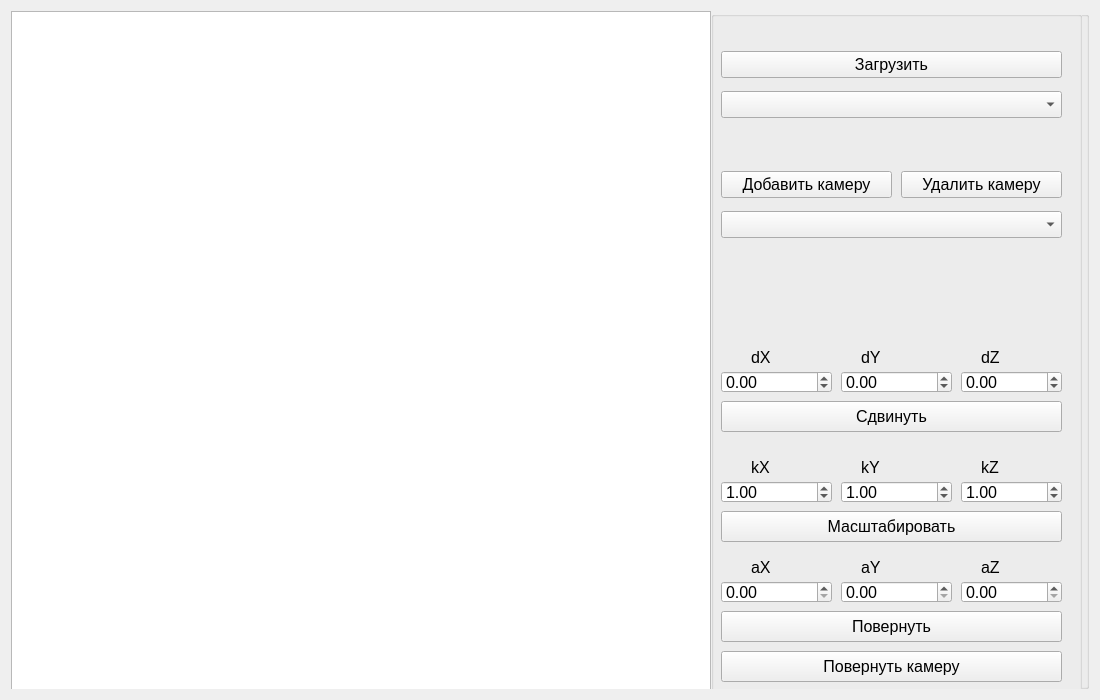
<?xml version="1.0" encoding="UTF-8"?>
<ui version="4.0">
 <class>Widget</class>
 <widget class="QWidget" name="Widget">
  <property name="geometry">
   <rect>
    <x>0</x>
    <y>0</y>
    <width>1100</width>
    <height>700</height>
   </rect>
  </property>
  <property name="windowTitle">
   <string>Widget</string>
  </property>
  <layout class="QGridLayout" name="gridLayout">
   <item row="0" column="0">
    <widget class="QGroupBox" name="groupBox">
     <property name="title">
      <string/>
     </property>
     <widget class="QGroupBox" name="groupBox_2">
      <property name="geometry">
       <rect>
        <x>700</x>
        <y>0</y>
        <width>371</width>
        <height>700</height>
       </rect>
      </property>
      <property name="autoFillBackground">
       <bool>true</bool>
      </property>
      <property name="title">
       <string/>
      </property>
      <widget class="QPushButton" name="loadButton">
       <property name="geometry">
        <rect>
         <x>10</x>
         <y>40</y>
         <width>341</width>
         <height>27</height>
        </rect>
       </property>
       <property name="font">
        <font>
         <pointsize>12</pointsize>
        </font>
       </property>
       <property name="text">
        <string>Загрузить</string>
       </property>
      </widget>
      <widget class="QPushButton" name="addButton">
       <property name="geometry">
        <rect>
         <x>10</x>
         <y>160</y>
         <width>171</width>
         <height>27</height>
        </rect>
       </property>
       <property name="font">
        <font>
         <pointsize>12</pointsize>
        </font>
       </property>
       <property name="text">
        <string>Добавить камеру</string>
       </property>
      </widget>
      <widget class="QPushButton" name="deleteButton">
       <property name="geometry">
        <rect>
         <x>190</x>
         <y>160</y>
         <width>161</width>
         <height>27</height>
        </rect>
       </property>
       <property name="font">
        <font>
         <pointsize>12</pointsize>
        </font>
       </property>
       <property name="text">
        <string>Удалить камеру</string>
       </property>
      </widget>
      <widget class="QComboBox" name="modelBox">
       <property name="geometry">
        <rect>
         <x>10</x>
         <y>80</y>
         <width>341</width>
         <height>27</height>
        </rect>
       </property>
       <property name="font">
        <font>
         <pointsize>12</pointsize>
        </font>
       </property>
      </widget>
      <widget class="QComboBox" name="cameraBox">
       <property name="geometry">
        <rect>
         <x>10</x>
         <y>200</y>
         <width>341</width>
         <height>27</height>
        </rect>
       </property>
       <property name="font">
        <font>
         <pointsize>12</pointsize>
        </font>
       </property>
      </widget>
      <widget class="QPushButton" name="moveButton">
       <property name="geometry">
        <rect>
         <x>10</x>
         <y>390</y>
         <width>341</width>
         <height>31</height>
        </rect>
       </property>
       <property name="font">
        <font>
         <pointsize>12</pointsize>
        </font>
       </property>
       <property name="text">
        <string>Сдвинуть</string>
       </property>
      </widget>
      <widget class="QDoubleSpinBox" name="dxBox">
       <property name="geometry">
        <rect>
         <x>10</x>
         <y>360</y>
         <width>111</width>
         <height>22</height>
        </rect>
       </property>
       <property name="font">
        <font>
         <pointsize>12</pointsize>
        </font>
       </property>
       <property name="minimum">
        <double>-400.000000000000000</double>
       </property>
       <property name="maximum">
        <double>400.000000000000000</double>
       </property>
      </widget>
      <widget class="QDoubleSpinBox" name="dyBox">
       <property name="geometry">
        <rect>
         <x>130</x>
         <y>360</y>
         <width>111</width>
         <height>22</height>
        </rect>
       </property>
       <property name="font">
        <font>
         <pointsize>12</pointsize>
        </font>
       </property>
       <property name="minimum">
        <double>-400.000000000000000</double>
       </property>
       <property name="maximum">
        <double>400.000000000000000</double>
       </property>
      </widget>
      <widget class="QDoubleSpinBox" name="dzBox">
       <property name="geometry">
        <rect>
         <x>250</x>
         <y>360</y>
         <width>101</width>
         <height>22</height>
        </rect>
       </property>
       <property name="font">
        <font>
         <pointsize>12</pointsize>
        </font>
       </property>
       <property name="minimum">
        <double>-400.000000000000000</double>
       </property>
       <property name="maximum">
        <double>400.000000000000000</double>
       </property>
      </widget>
      <widget class="QLabel" name="label">
       <property name="geometry">
        <rect>
         <x>40</x>
         <y>340</y>
         <width>47</width>
         <height>13</height>
        </rect>
       </property>
       <property name="font">
        <font>
         <pointsize>12</pointsize>
        </font>
       </property>
       <property name="text">
        <string>dX</string>
       </property>
      </widget>
      <widget class="QLabel" name="label_2">
       <property name="geometry">
        <rect>
         <x>150</x>
         <y>340</y>
         <width>47</width>
         <height>13</height>
        </rect>
       </property>
       <property name="font">
        <font>
         <pointsize>12</pointsize>
        </font>
       </property>
       <property name="text">
        <string>dY</string>
       </property>
      </widget>
      <widget class="QLabel" name="label_3">
       <property name="geometry">
        <rect>
         <x>270</x>
         <y>340</y>
         <width>47</width>
         <height>13</height>
        </rect>
       </property>
       <property name="font">
        <font>
         <pointsize>12</pointsize>
        </font>
       </property>
       <property name="text">
        <string>dZ</string>
       </property>
      </widget>
      <widget class="QLabel" name="label_7">
       <property name="geometry">
        <rect>
         <x>150</x>
         <y>450</y>
         <width>47</width>
         <height>13</height>
        </rect>
       </property>
       <property name="font">
        <font>
         <pointsize>12</pointsize>
        </font>
       </property>
       <property name="text">
        <string>kY</string>
       </property>
      </widget>
      <widget class="QDoubleSpinBox" name="kyBox">
       <property name="geometry">
        <rect>
         <x>130</x>
         <y>470</y>
         <width>111</width>
         <height>22</height>
        </rect>
       </property>
       <property name="font">
        <font>
         <pointsize>12</pointsize>
        </font>
       </property>
       <property name="minimum">
        <double>-100.000000000000000</double>
       </property>
       <property name="maximum">
        <double>100.000000000000000</double>
       </property>
       <property name="value">
        <double>1.000000000000000</double>
       </property>
      </widget>
      <widget class="QDoubleSpinBox" name="kxBox">
       <property name="geometry">
        <rect>
         <x>10</x>
         <y>470</y>
         <width>111</width>
         <height>22</height>
        </rect>
       </property>
       <property name="font">
        <font>
         <pointsize>12</pointsize>
        </font>
       </property>
       <property name="minimum">
        <double>-100.000000000000000</double>
       </property>
       <property name="maximum">
        <double>1000.000000000000000</double>
       </property>
       <property name="value">
        <double>1.000000000000000</double>
       </property>
      </widget>
      <widget class="QLabel" name="label_8">
       <property name="geometry">
        <rect>
         <x>40</x>
         <y>450</y>
         <width>47</width>
         <height>13</height>
        </rect>
       </property>
       <property name="font">
        <font>
         <pointsize>12</pointsize>
        </font>
       </property>
       <property name="text">
        <string>kX</string>
       </property>
      </widget>
      <widget class="QLabel" name="label_9">
       <property name="geometry">
        <rect>
         <x>270</x>
         <y>450</y>
         <width>47</width>
         <height>13</height>
        </rect>
       </property>
       <property name="font">
        <font>
         <pointsize>12</pointsize>
        </font>
       </property>
       <property name="text">
        <string>kZ</string>
       </property>
      </widget>
      <widget class="QPushButton" name="scaleButton">
       <property name="geometry">
        <rect>
         <x>10</x>
         <y>500</y>
         <width>341</width>
         <height>31</height>
        </rect>
       </property>
       <property name="font">
        <font>
         <pointsize>12</pointsize>
        </font>
       </property>
       <property name="text">
        <string>Масштабировать</string>
       </property>
      </widget>
      <widget class="QDoubleSpinBox" name="kzBox">
       <property name="geometry">
        <rect>
         <x>250</x>
         <y>470</y>
         <width>101</width>
         <height>22</height>
        </rect>
       </property>
       <property name="font">
        <font>
         <pointsize>12</pointsize>
        </font>
       </property>
       <property name="minimum">
        <double>-100.000000000000000</double>
       </property>
       <property name="maximum">
        <double>100.000000000000000</double>
       </property>
       <property name="value">
        <double>1.000000000000000</double>
       </property>
      </widget>
      <widget class="QPushButton" name="rotateButton">
       <property name="geometry">
        <rect>
         <x>10</x>
         <y>600</y>
         <width>341</width>
         <height>31</height>
        </rect>
       </property>
       <property name="font">
        <font>
         <pointsize>12</pointsize>
        </font>
       </property>
       <property name="text">
        <string>Повернуть</string>
       </property>
      </widget>
      <widget class="QLabel" name="label_10">
       <property name="geometry">
        <rect>
         <x>270</x>
         <y>550</y>
         <width>47</width>
         <height>13</height>
        </rect>
       </property>
       <property name="font">
        <font>
         <pointsize>12</pointsize>
        </font>
       </property>
       <property name="text">
        <string>aZ</string>
       </property>
      </widget>
      <widget class="QDoubleSpinBox" name="ayBox">
       <property name="geometry">
        <rect>
         <x>130</x>
         <y>570</y>
         <width>111</width>
         <height>22</height>
        </rect>
       </property>
       <property name="font">
        <font>
         <pointsize>12</pointsize>
        </font>
       </property>
       <property name="minimum">
        <double>0.000000000000000</double>
       </property>
       <property name="maximum">
        <double>359.000000000000000</double>
       </property>
      </widget>
      <widget class="QLabel" name="label_11">
       <property name="geometry">
        <rect>
         <x>150</x>
         <y>550</y>
         <width>47</width>
         <height>13</height>
        </rect>
       </property>
       <property name="font">
        <font>
         <pointsize>12</pointsize>
        </font>
       </property>
       <property name="text">
        <string>aY</string>
       </property>
      </widget>
      <widget class="QDoubleSpinBox" name="azBox">
       <property name="geometry">
        <rect>
         <x>250</x>
         <y>570</y>
         <width>101</width>
         <height>22</height>
        </rect>
       </property>
       <property name="font">
        <font>
         <pointsize>12</pointsize>
        </font>
       </property>
       <property name="minimum">
        <double>0.000000000000000</double>
       </property>
       <property name="maximum">
        <double>359.000000000000000</double>
       </property>
      </widget>
      <widget class="QLabel" name="label_12">
       <property name="geometry">
        <rect>
         <x>40</x>
         <y>550</y>
         <width>47</width>
         <height>13</height>
        </rect>
       </property>
       <property name="font">
        <font>
         <pointsize>12</pointsize>
        </font>
       </property>
       <property name="text">
        <string>aX</string>
       </property>
      </widget>
      <widget class="QDoubleSpinBox" name="axBox">
       <property name="geometry">
        <rect>
         <x>10</x>
         <y>570</y>
         <width>111</width>
         <height>22</height>
        </rect>
       </property>
       <property name="font">
        <font>
         <pointsize>12</pointsize>
        </font>
       </property>
       <property name="minimum">
        <double>0.000000000000000</double>
       </property>
       <property name="maximum">
        <double>359.000000000000000</double>
       </property>
      </widget>
      <widget class="QPushButton" name="rotateCButton">
       <property name="geometry">
        <rect>
         <x>10</x>
         <y>640</y>
         <width>341</width>
         <height>31</height>
        </rect>
       </property>
       <property name="font">
        <font>
         <pointsize>12</pointsize>
        </font>
       </property>
       <property name="text">
        <string>Повернуть камеру</string>
       </property>
      </widget>
     </widget>
     <widget class="QGraphicsView" name="Canvas">
      <property name="geometry">
       <rect>
        <x>0</x>
        <y>0</y>
        <width>700</width>
        <height>700</height>
       </rect>
      </property>
      <property name="toolTip">
       <string/>
      </property>
      <property name="statusTip">
       <string/>
      </property>
      <property name="verticalScrollBarPolicy">
       <enum>Qt::ScrollBarAlwaysOff</enum>
      </property>
     </widget>
    </widget>
   </item>
  </layout>
 </widget>
 <layoutdefault spacing="6" margin="11"/>
 <resources/>
 <connections/>
</ui>
